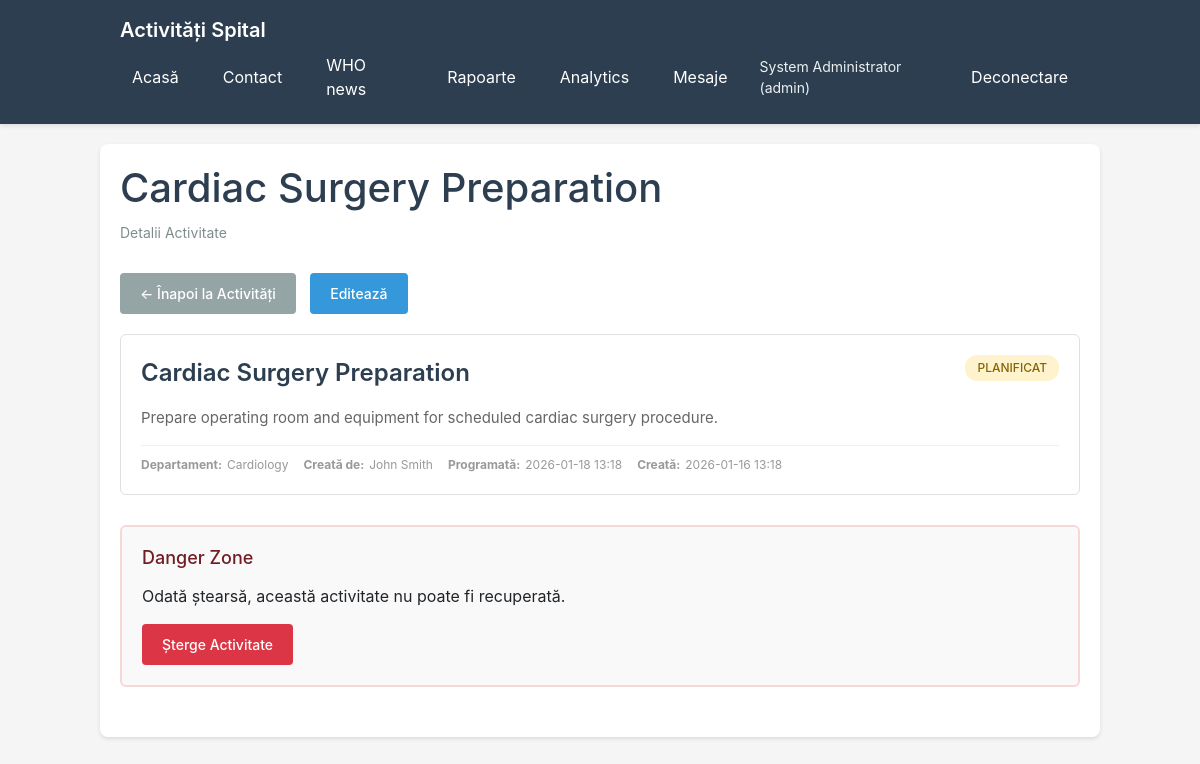
The app's page /activities/show.php?id=1 (signed in), older data.
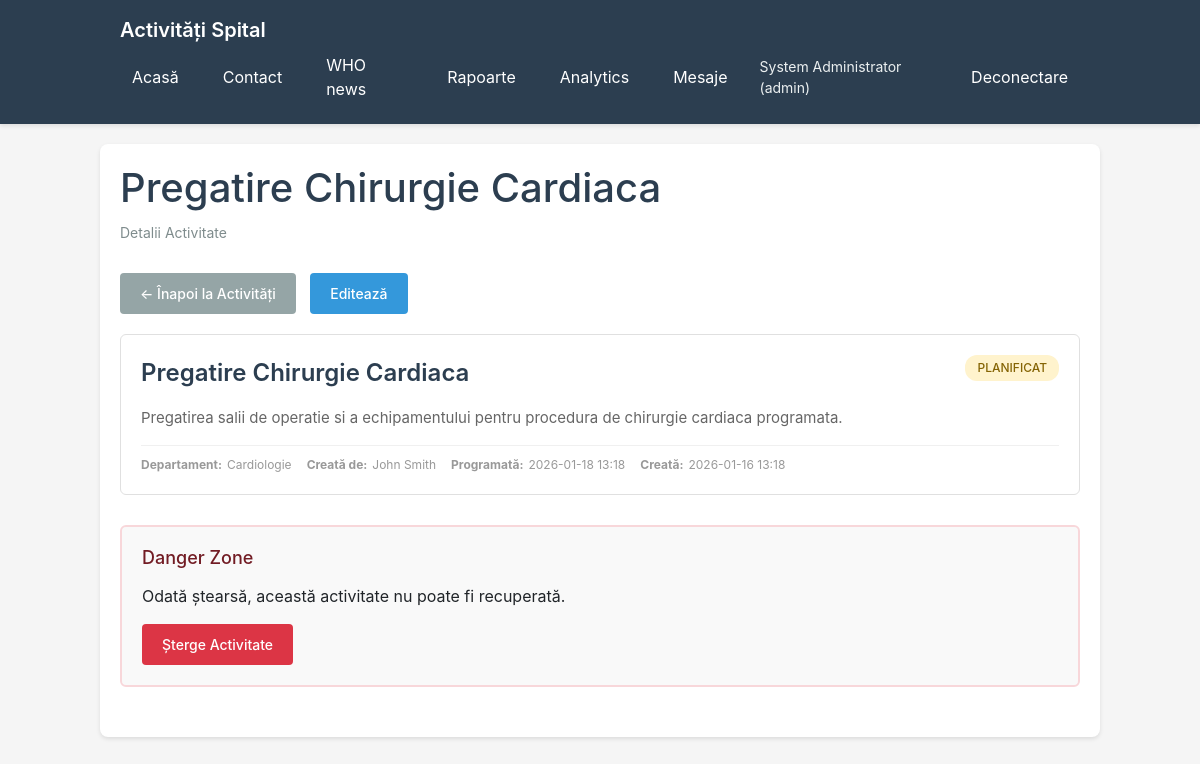
The same page, newer data.
### tables this page shows
CREATE TABLE IF NOT EXISTS activities (
    id INT AUTO_INCREMENT PRIMARY KEY,
    title VARCHAR(200) NOT NULL,
    description TEXT NOT NULL,
    department_id INT NOT NULL,
    created_by INT NOT NULL,
    status ENUM('planned', 'in_progress', 'completed', 'cancelled') DEFAULT 'planned',
    scheduled_date DATETIME,
    created_at TIMESTAMP DEFAULT CURRENT_TIMESTAMP,
    updated_at TIMESTAMP DEFAULT CURRENT_TIMESTAMP ON UPDATE CURRENT_TIMESTAMP,
    FOREIGN KEY (department_id) REFERENCES departments(id) ON DELETE RESTRICT,
    FOREIGN KEY (created_by) REFERENCES users(id) ON DELETE RESTRICT,
    INDEX idx_department (department_id),
    INDEX idx_status (status),
    INDEX idx_scheduled_date (scheduled_date)
);

CREATE TABLE IF NOT EXISTS departments (
    id INT AUTO_INCREMENT PRIMARY KEY,
    name VARCHAR(100) NOT NULL UNIQUE,
    description TEXT,
    created_at TIMESTAMP DEFAULT CURRENT_TIMESTAMP
);

CREATE TABLE IF NOT EXISTS users (
    id INT AUTO_INCREMENT PRIMARY KEY,
    username VARCHAR(50) NOT NULL UNIQUE,
    email VARCHAR(100) NOT NULL UNIQUE,
    password_hash VARCHAR(255) NOT NULL,
    role_id INT NOT NULL,
    department_id INT,
    first_name VARCHAR(50),
    last_name VARCHAR(50),
    is_active BOOLEAN DEFAULT TRUE,
    created_at TIMESTAMP DEFAULT CURRENT_TIMESTAMP,
    updated_at TIMESTAMP DEFAULT CURRENT_TIMESTAMP ON UPDATE CURRENT_TIMESTAMP,
    FOREIGN KEY (role_id) REFERENCES roles(id) ON DELETE RESTRICT,
    FOREIGN KEY (department_id) REFERENCES departments(id) ON DELETE SET NULL,
    INDEX idx_username (username),
    INDEX idx_email (email)
);

### app/src/helpers.php (called while the page is built, shortened)
<?php
function dbSelectOne($pdo, $sql, $params = []) {
    try {
        $stmt = $pdo->prepare($sql);
        $stmt->execute($params);
        return $stmt->fetch();
    } catch (PDOException $e) {
        error_log("Eroare selectare baza de date: " . $e->getMessage());
        return false;
    }
}
function h($string) {
    return htmlspecialchars($string, ENT_QUOTES, 'UTF-8');
}
function formatDateTime($datetime, $format = 'Y-m-d H:i') {
    $dt = new DateTime($datetime);
    return $dt->format($format);
}
function translateStatus($status) {
    $translations = [
        'planned' => 'Planificat',
        'in_progress' => 'In Progres',
        'completed' => 'Completat',
        'cancelled' => 'Anulat'
    ];
    return $translations[$status] ?? ucfirst(str_replace('_', ' ', $status));
}

### app/src/auth.php (called while the page is built, shortened)
<?php
function isLoggedIn() {
    return isset($_SESSION['user_id']);
}
function getCurrentUserId() {
    return $_SESSION['user_id'] ?? null;
}
function getCurrentUser() {
    return $_SESSION['user'] ?? null;
}
function canEditActivity($activityId, $pdo) {
    require_once __DIR__ . '/helpers.php';
    $user = getCurrentUser();
    $role = $user['role_name'] ?? '';
    if ($role === 'admin') {
        return true;
    }
    return false;
}
function canDeleteActivity($activityId, $pdo) {
    return canEditActivity($activityId, $pdo);
}

### activities/show.php (the view, shortened to what this page needs)
<?php
require_once __DIR__ . '/../app/src/db.php';
require_once __DIR__ . '/../app/src/helpers.php';
require_once __DIR__ . '/../app/src/auth.php';
$pdo = getDbConnection();
$activityId = isset($_GET['id']) ? (int)$_GET['id'] : 0;
$activity = dbSelectOne($pdo, "
    SELECT
        a.id,
        a.title,
        a.description,
        a.status,
        a.scheduled_date,
        a.created_at,
        a.updated_at,
        a.created_by,
        d.name AS department_name,
        d.id AS department_id,
        u.username AS created_by_username,
        u.first_name,
        u.last_name,
        u.id AS created_by_user_id
    FROM activities a
    LEFT JOIN departments d ON a.department_id = d.id
    LEFT JOIN users u ON a.created_by = u.id
    WHERE a.id = ?
", [$activityId]);
$canEdit = canEditActivity($activityId, $pdo);
$canDelete = canDeleteActivity($activityId, $pdo);
?>
<h1><?php echo h($activity['title']); ?></h1>
<p class="subtitle">Detalii Activitate</p>
<div style="margin-bottom: 20px;">
    <a href="index.php" class="btn btn-secondary">← Înapoi la Activități</a>
    <?php if ($canEdit): ?>
        <a href="edit.php?id=<?php echo $activity['id']; ?>" class="btn" style="margin-left: 10px;">Editează</a>
    <?php endif; ?>
</div>
<div class="activity">
    <div class="activity-header">
        <div>
            <div class="activity-title"><?php echo h($activity['title']); ?></div>
        </div>
        <span class="activity-status status-<?php echo h($activity['status']); ?>">
            <?php echo h(translateStatus($activity['status'])); ?>
        </span>
    </div>
    <div class="activity-body">
        <?php echo nl2br(h($activity['description'])); ?>
    </div>
    <div class="activity-meta">
        <div class="meta-item">
            <strong>Departament:</strong> <?php echo h($activity['department_name'] ?? 'N/A'); ?>
        </div>
        <div class="meta-item">
            <strong>Creată de:</strong>
            <?php
            $creator = trim(($activity['first_name'] ?? '') . ' ' . ($activity['last_name'] ?? ''));
            echo h($creator ?: $activity['created_by_username'] ?? 'Necunoscut');
            ?>
        </div>
        <?php if ($activity['scheduled_date']): ?>
            <div class="meta-item">
                <strong>Programată:</strong> <?php echo formatDateTime($activity['scheduled_date']); ?>
            </div>
        <?php endif; ?>
        <div class="meta-item">
            <strong>Creată:</strong> <?php echo formatDateTime($activity['created_at']); ?>
        </div>
    </div>
</div>
<?php if ($canDelete): ?>
    <div class="form-section" style="margin-top: 30px; border: 2px solid #f8d7da;">
        <h2 style="color: #721c24;">Danger Zone</h2>
        <p>Odată ștearsă, această activitate nu poate fi recuperată.</p>
        <form method="POST" action="delete.php" onsubmit="return confirm('Ești sigur că vrei să ștergi această activitate? Această acțiune nu poate fi anulată.');">
            <button type="submit" style="background: #dc3545;">Șterge Activitate</button>
        </form>
    </div>
<?php endif; ?>
<?php
include __DIR__ . '/../app/views/layout.php';
?>

Row changes from the older to the newer data that the page shows:
changed activities "PLANIFICAT": title "Cardiac Surgery Preparation" → "Pregatire Chirurgie Cardiaca"; description "Prepare operating room and equipment for scheduled cardiac surgery procedure." → "Pregatirea salii de operatie si a echipamentului pentru procedura de chirurgie cardiaca programata."; department.name "Cardiology" → "Cardiologie"
